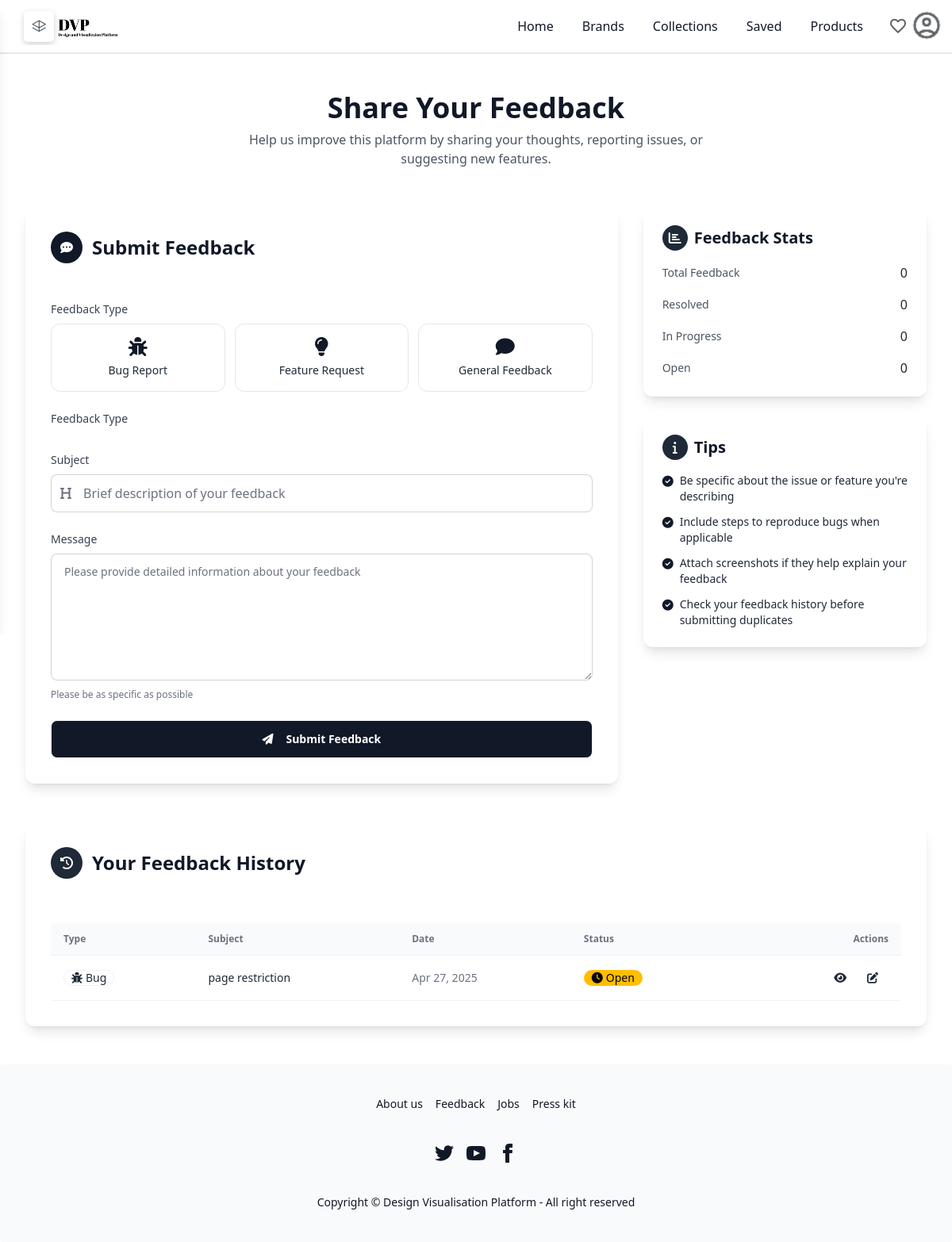
The app's page /feedback/ (signed in), older data.
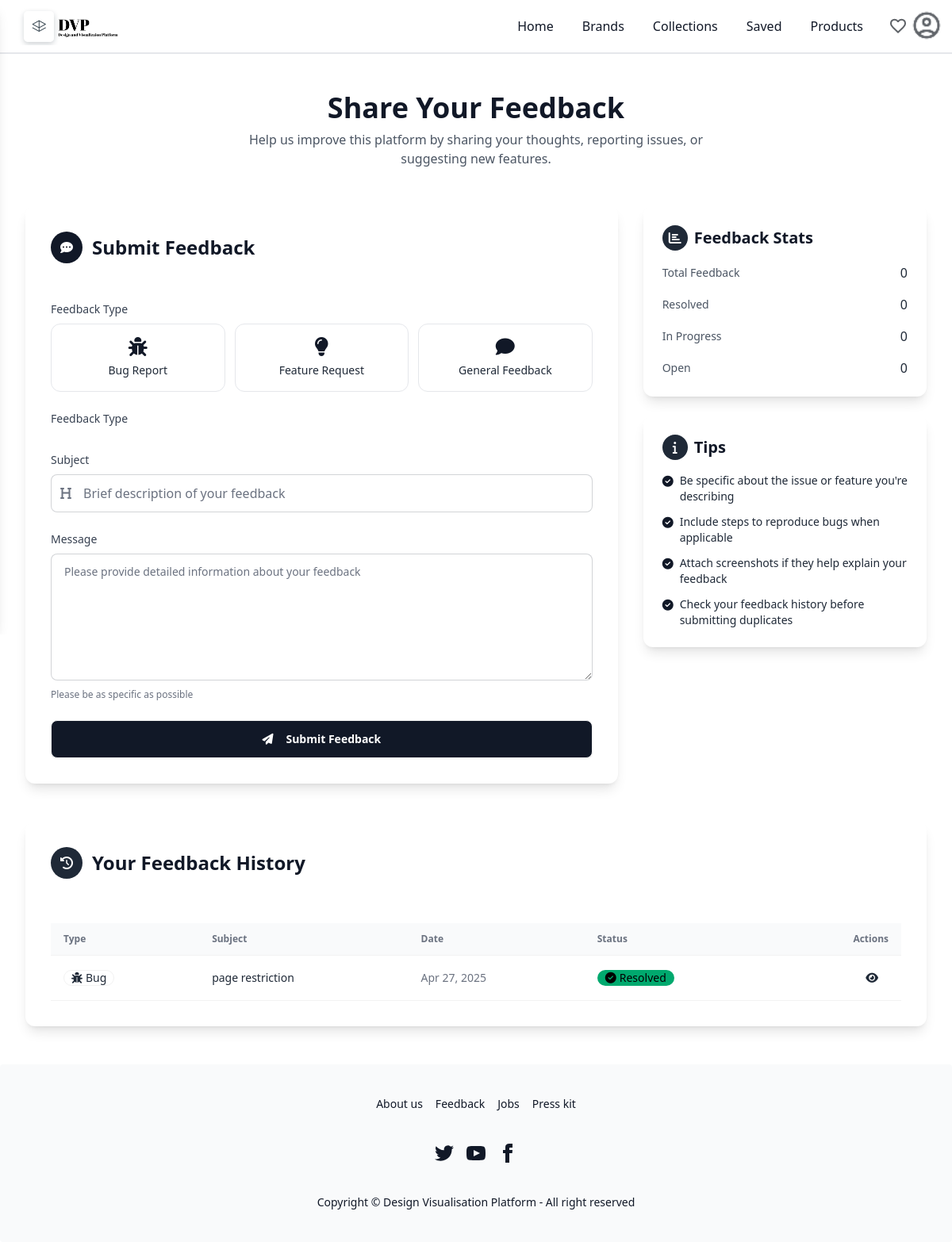
The same page, newer data.
### dvp_user_side/models.py (models this page shows, shortened)
class Feedback(models.Model):
    FEEDBACK_TYPES = [
        ('bug',     'Bug Report'),
        ('feature', 'Feature Request'),
        ('general', 'General Feedback'),
    ]
    user          = models.ForeignKey(get_user_model(), on_delete=models.SET_NULL, null=True, blank=True)
    feedback_type = models.CharField(max_length=10, choices=FEEDBACK_TYPES)
    subject       = models.CharField(max_length=200)
    message       = models.TextField()
    created_at    = models.DateTimeField(auto_now_add=True)
    status        = models.CharField(
                      max_length=20,
                      choices=[('open','Open'),('in_progress','In Progress'),('resolved','Resolved')],
                      default='open'
                   )

### homedesign/views.py (the view, shortened to what this page needs)
# urls.py: path("feedback/",views.feedback,name="feedback"),
@login_required(login_url='login')
@user_passes_test(is_customer, login_url='login')
def feedback(request):
    stats = {
        'resolved':    Feedback.objects.filter(status='resolved').count(),
        'in_progress': Feedback.objects.filter(status='in_progress').count(),
        'new_ideas':   Feedback.objects.filter(status='open', feedback_type='general').count(),
    }
    history = Feedback.objects.filter(user=request.user)\
                            .prefetch_related('replies')\
                            .order_by('-created_at')
    return render(request, "feedback.html", {
        'stats':   stats,
        'history': history,
    })

### homedesign/views.py (called while the page is built)
def is_customer(user):
    return user.is_authenticated and user.role == "customer"

### templates/feedback.html (shortened to what the changed rows need)
{% extends "base.html" %}
{% block content %}
<div class="bg-white py-12 px-4 sm:px-6 lg:px-8">
    <div class="text-center mb-12">
        <h1 class="font-playfair text-4xl font-bold text-gray-900 mb-2">Share Your Feedback</h1>
    </div>
    <div class="grid grid-cols-1 lg:grid-cols-3 gap-8 max-w-6xl mx-auto">
        <div class="lg:col-span-2">
            <div class="card rounded-xl p-6 sm:p-8 shadow-lg bg-white">
                <div class="flex items-center mb-6">
                    <h2 class="font-playfair text-2xl font-bold ml-3 text-gray-900">Submit Feedback</h2>
                </div>
            </div>
        </div>
    </div>
    <div class="max-w-6xl mx-auto mt-12">
        <div class="card rounded-xl p-6 sm:p-8 shadow-lg bg-white">
            <div class="flex flex-col sm:flex-row sm:items-center sm:justify-between mb-6 gap-4">
                <div class="flex items-center">
                    <h2 class="font-playfair text-2xl font-bold ml-3 text-gray-900">Your Feedback History</h2>
                </div>
            </div>
            <div class="overflow-x-auto mt-8">
                <table class="table  w-full">
                    <thead>
                        <tr>
                            <th class="bg-gray-50 text-gray-500">Type</th>
                            <th class="bg-gray-50 text-gray-500">Subject</th>
                            <th class="bg-gray-50 text-gray-500 hidden md:table-cell">Date</th>
                            <th class="bg-gray-50 text-gray-500">Status</th>
                            <th class="bg-gray-50 text-gray-500 text-right">Actions</th>
                        </tr>
                    </thead>
                    <tbody>
                        {% for fb in history %}
                        <tr>
                            <td>
                                <div class="badge">
                                    {% if fb.feedback_type == "bug" %}
                                        <i class="fas fa-bug mr-1"></i>Bug
                                    {% elif fb.feedback_type == "feature" %}
                                        <i class="fas fa-lightbulb mr-1"></i>Feature
                                    {% else %}
                                        <i class="fas fa-comment mr-1"></i>General
                                    {% endif %}
                                </div>
                            </td>
                            <td class="font-medium">{{ fb.subject }}</td>
                            <td class="hidden md:table-cell text-gray-500">
                                {{ fb.created_at|date:"M d, Y" }}
                            </td>
                            <td>
                                <div class="badge
                                    {% if fb.status == 'in_progress' %}badge-info
                                    {% elif fb.status == 'resolved' %}badge-success
                                    {% else %}badge-warning{% endif %}">
                                    {% if fb.status == "in_progress" %}
                                        <i class="fas fa-spinner fa-spin mr-1"></i>In Progress
                                    {% elif fb.status == "resolved" %}
                                        <i class="fas fa-check-circle mr-1"></i>Resolved
                                    {% else %}
                                        <i class="fas fa-clock mr-1"></i>Open
                                    {% endif %}
                                </div>
                            </td>
                            <td class="text-right">
                                <div class="flex justify-end">
                                    <label for="modal-{{ fb.id }}" class="btn btn-sm btn-ghost">
                                        <i class="fas fa-eye"></i>
                                    </label>
                                    {% if fb.status == "open" %}
                                    <label for="edit-modal-{{ fb.id }}" class="btn btn-sm btn-ghost">
                                        <i class="fas fa-edit"></i>
                                    </label>
                                    {% endif %}
                                </div>
                            </td>
                        </tr>
                        {% empty %}
                        <tr><td colspan="5" class="text-center text-gray-500">No feedback yet.</td></tr>
                        {% endfor %}
                    </tbody>
                </table>
            </div>
        </div>
    </div>
</div>
{% endblock %}

Row changes from the older to the newer data that the page shows:
changed Feedback "page restriction": status "Open" → "Resolved"
